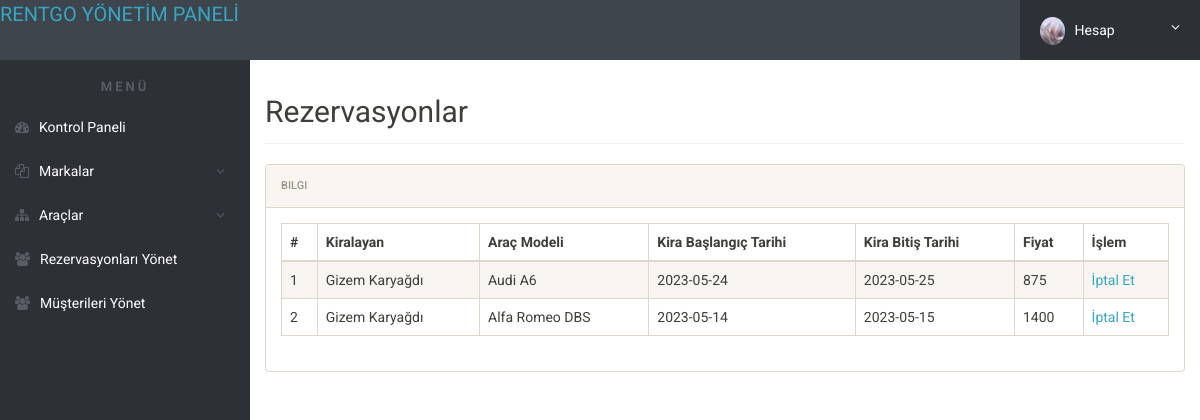
Page /admin/rezervasyon.php (signed in) on the committed database.
### tables this page shows
CREATE TABLE `kiralama` (
  `kira_id` int(11) NOT NULL AUTO_INCREMENT,
  `kira_basla` date DEFAULT NULL,
  `kira_bitir` date DEFAULT NULL,
  `arac_id` int(11) DEFAULT NULL,
  `musteri_id` int(11) DEFAULT NULL,
  `fiyat` int(11) DEFAULT NULL,
  PRIMARY KEY (`kira_id`),
  KEY `fk_Kiralama_arac` (`arac_id`),
  KEY `fk_Kiralama_musteri` (`musteri_id`),
  CONSTRAINT `fk_Kiralama_arac` FOREIGN KEY (`arac_id`) REFERENCES `araclar` (`arac_id`) ON DELETE CASCADE ON UPDATE CASCADE,
  CONSTRAINT `fk_Kiralama_musteri` FOREIGN KEY (`musteri_id`) REFERENCES `musteriler` (`musteri_id`) ON DELETE CASCADE ON UPDATE CASCADE
);

CREATE TABLE `musteriler` (
  `musteri_id` int(11) NOT NULL AUTO_INCREMENT,
  `musteri_ad` varchar(50) DEFAULT '',
  `musteri_soyad` varchar(50) DEFAULT '',
  `musteri_sifre` char(32) DEFAULT '',
  `musteri_tel` varchar(15) DEFAULT '',
  `musteri_email` varchar(50) DEFAULT NULL,
  `musteri_adres` varchar(50) DEFAULT '',
  `musteri_token` char(32) DEFAULT '',
  PRIMARY KEY (`musteri_id`)
);

CREATE TABLE `markalar` (
  `marka_id` int(11) NOT NULL AUTO_INCREMENT,
  `marka_adi` varchar(50) NOT NULL DEFAULT '',
  `marka_hakkinda` mediumtext DEFAULT '',
  `marka_resim` varchar(255) DEFAULT '',
  PRIMARY KEY (`marka_id`,`marka_adi`),
  KEY `marka_id` (`marka_id`)
);

CREATE TABLE `araclar` (
  `arac_id` int(11) NOT NULL AUTO_INCREMENT,
  `arac_model` varchar(50) NOT NULL DEFAULT '',
  `arac_model_yili` varchar(50) NOT NULL DEFAULT '',
  `arac_resim` varchar(50) NOT NULL DEFAULT '',
  `arac_yakit` varchar(50) NOT NULL DEFAULT '',
  `arac_kira_ucreti` int(50) DEFAULT NULL,
  `arac_durum` bit(1) NOT NULL DEFAULT b'0',
  `marka_id` int(11) DEFAULT NULL,
  PRIMARY KEY (`arac_id`),
  KEY `fk_araclar_marka` (`marka_id`),
  CONSTRAINT `fk_araclar_marka` FOREIGN KEY (`marka_id`) REFERENCES `markalar` (`marka_id`) ON DELETE CASCADE
);

### admin/rezervasyon.php (the view, shortened to what this page needs)
<!Doctype html>
<html lang="en" class="no-js">
<?php
include('includes/baglan.php');
?>
<head>
	<link rel="stylesheet" href="css/font-awesome.min.css">
	<link rel="stylesheet" href="css/bootstrap.min.css">
	<link rel="stylesheet" href="css/dataTables.bootstrap.min.css">
	<link rel="stylesheet" href="css/bootstrap-social.css">
	<link rel="stylesheet" href="css/bootstrap-select.css">
	<link rel="stylesheet" href="css/fileinput.min.css">
	<link rel="stylesheet" href="css/awesome-bootstrap-checkbox.css">
	<link rel="stylesheet" href="css/style.css">
</head>
<body>
	<?php include('includes/baslik.php'); ?>
	<div class="ts-main-content">
		<?php include('includes/menu.php'); ?>
		<div class="content-wrapper">
			<div class="container-fluid">
				<div class="row">
					<div class="col-md-12">
						<h2 class="page-title">Rezervasyonlar</h2>
						<div class="panel panel-default">
							<div class="panel-heading">Bilgi</div>
							<div class="panel-body">
								<table id="rezervasyon_tablo" class="display table table-striped table-bordered table-hover" cellspacing="0" width="100%">
									<thead>
										<tr>
											<th>#</th>
											<th>Kiralayan</th>
											<th>Araç Modeli</th>
											<th>Kira Başlangıç Tarihi</th>
											<th>Kira Bitiş Tarihi</th>
											<th>Fiyat</th>
											<th>İşlem</th>
										</tr>
									</thead>
									<tbody>
										<?php
										$rezervasyon_kontrol_sorgu=mysqli_query($conn,"select kiralama.kira_id,musteriler.musteri_ad, musteriler.musteri_soyad, markalar.marka_adi, araclar.arac_model, kiralama.kira_basla, kiralama.kira_bitir,kiralama.fiyat from kiralama join musteriler on musteriler.musteri_id=kiralama.musteri_id join araclar on araclar.arac_id=kiralama.arac_id join markalar on markalar.marka_id=araclar.marka_id");
										$say = 1;
										if ($rezervasyon_kontrol_sorgu->num_rows > 0) {
											foreach ($rezervasyon_kontrol_sorgu as $sonuc) {
										?>
												<tr>
													<td><?php echo ($say); ?></td>
													<td><?php echo ($sonuc['musteri_ad']);?> <?php echo ($sonuc['musteri_soyad']);?></td>
													<td><?php echo (str_replace('_',' ',$sonuc['marka_adi']));?> <?php echo ($sonuc['arac_model']); ?></td>
													<td><?php echo ($sonuc['kira_basla']); ?></td>
													<td><?php echo ($sonuc['kira_bitir']); ?></td>
													<td><?php echo ($sonuc['fiyat']); ?></td>
													<td>
														<a href="rezervasyon.php?kiralama_id=<?php echo (@$sonuc['kira_id']); ?>" onclick="return confirm('Rezervasyonu iptal etmek istiyor musunuz?')">İptal Et</a>
													</td>
												</tr>
										<?php $say = $say + 1;
											}
										} ?>
									</tbody>
								</table>
							</div>
						</div>
					</div>
				</div>
			</div>
		</div>
	</div>
</body>
</html>

### admin/css/style.css (style rules this page uses)
html { font-size: 14px; }
@media only screen and (min-width: 480px) { html { font-size: 17px; } }
@media only screen and (min-width: 768px) { html { font-size: 14px; } }
body { font-size: 1em; }
a { color: #37a6c4; }
.panel { overflow: hidden; }
.page-title { padding-bottom: 15px; margin-bottom: 20px; border-bottom: 1px solid #f0f0f0; }
.ts-main-content .content-wrapper { padding-top: 15px; margin-top: 60px; }
@media only screen and (min-width: 992px) { .ts-main-content .content-wrapper { margin-left: 250px; } }

### rows in the picture
kiralama: musteri.musteri_ad "Gizem", musteri.musteri_soyad "Karyağdı", markalar.marka_adi "Audi", arac.arac_model "A6", kira_basla "2023-05-24", kira_bitir "2023-05-25", fiyat "875"
kiralama: musteri.musteri_ad "Gizem", musteri.musteri_soyad "Karyağdı", markalar.marka_adi "Alfa Romeo", arac.arac_model "DBS", kira_basla "2023-05-14", kira_bitir "2023-05-15", fiyat "1400"
